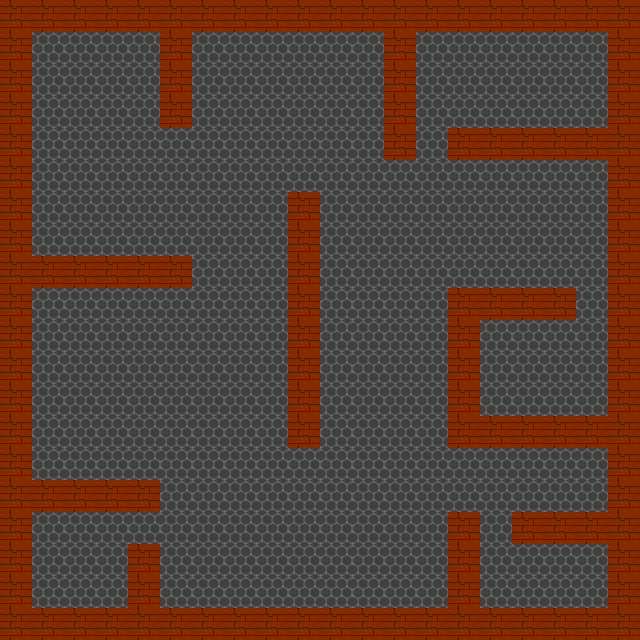

Rendered tile map (Tiled .tmx) drawn with the repository's tilesets; below, a short description and the full map source, tile grids included:
An orthogonal 20x20 tile map with 32x32 px tiles, 2 tile layers (Floor, Tile Layer 2), 2 tilesets and 16 objects.

<map version="1.0" tiledversion="1.0.3" orientation="orthogonal" renderorder="right-down" width="20" height="20" tilewidth="32" tileheight="32" nextobjectid="21">
 <tileset firstgid="1" name="TileSet" tilewidth="32" tileheight="32" tilecount="14" columns="14">
  <image source="TileSet.png" width="452" height="32" />
  <tile id="12">
   <properties>
    <property name="collidable" value="true" />
   </properties>
  </tile>
 </tileset>
 <tileset firstgid="15" name="TileSet" tilewidth="32" tileheight="32" tilecount="14" columns="14">
  <image source="TileSet.png" width="452" height="32" />
  <tile id="12">
   <properties>
    <property name="collidable" value="true" />
   </properties>
  </tile>
 </tileset>
 <layer name="Floor" width="20" height="20">
  <data encoding="csv">
11,11,11,11,11,11,11,11,11,11,11,11,11,11,11,11,11,11,11,11,
11,11,11,11,11,11,11,11,11,11,11,11,11,11,11,11,11,11,11,11,
11,11,11,11,11,11,11,11,11,11,11,11,11,11,11,11,11,11,11,11,
11,11,11,11,11,11,11,11,11,11,11,11,11,11,11,11,11,11,11,11,
11,11,11,11,11,11,11,11,11,11,11,11,11,11,11,11,11,11,11,11,
11,11,11,11,11,11,11,11,11,11,11,11,11,11,11,11,11,11,11,11,
11,11,11,11,11,11,11,11,11,11,11,11,11,11,11,11,11,11,11,11,
11,11,11,11,11,11,11,11,11,11,11,11,11,11,11,11,11,11,11,11,
11,11,11,11,11,11,11,11,11,11,11,11,11,11,11,11,11,11,11,11,
11,11,11,11,11,11,11,11,11,11,11,11,11,11,11,11,11,11,11,11,
11,11,11,11,11,11,11,11,11,11,11,11,11,11,11,11,11,11,11,11,
11,11,11,11,11,11,11,11,11,11,11,11,11,11,11,11,11,11,11,11,
11,11,11,11,11,11,11,11,11,11,11,11,11,11,11,11,11,11,11,11,
11,11,11,11,11,11,11,11,11,11,11,11,11,11,11,11,11,11,11,11,
11,11,11,11,11,11,11,11,11,11,11,11,11,11,11,11,11,11,11,11,
11,11,11,11,11,11,11,11,11,11,11,11,11,11,11,11,11,11,11,11,
11,11,11,11,11,11,11,11,11,11,11,11,11,11,11,11,11,11,11,11,
11,11,11,11,11,11,11,11,11,11,11,11,11,11,11,11,11,11,11,11,
11,11,11,11,11,11,11,11,11,11,11,11,11,11,11,11,11,11,11,11,
11,11,11,11,11,11,11,11,11,11,11,11,11,11,11,11,11,11,11,11
</data>
 </layer>
 <layer name="Tile Layer 2" width="20" height="20">
  <data encoding="csv">
13,13,13,13,13,13,13,13,13,13,13,13,13,13,13,13,13,13,13,13,
13,0,0,0,0,13,0,0,0,0,0,0,13,0,0,0,0,0,0,13,
13,0,0,0,0,13,0,0,0,0,0,0,13,0,0,0,0,0,0,13,
13,0,0,0,0,13,0,0,0,0,0,0,13,0,0,0,0,0,0,13,
13,0,0,0,0,0,0,0,0,0,0,0,13,0,13,13,13,13,13,13,
13,0,0,0,0,0,0,0,0,0,0,0,0,0,0,0,0,0,0,13,
13,0,0,0,0,0,0,0,0,13,0,0,0,0,0,0,0,0,0,13,
13,0,0,0,0,0,0,0,0,13,0,0,0,0,0,0,0,0,0,13,
13,13,13,13,13,13,0,0,0,13,0,0,0,0,0,0,0,0,0,13,
13,0,0,0,0,0,0,0,0,13,0,0,0,0,13,13,13,13,0,13,
13,0,0,0,0,0,0,0,0,13,0,0,0,0,13,0,0,0,0,13,
13,0,0,0,0,0,0,0,0,13,0,0,0,0,13,0,0,0,0,13,
13,0,0,0,0,0,0,0,0,13,0,0,0,0,13,0,0,0,0,13,
13,0,0,0,0,0,0,0,0,13,0,0,0,0,13,13,13,13,13,13,
13,0,0,0,0,0,0,0,0,0,0,0,0,0,0,0,0,0,0,13,
13,13,13,13,13,0,0,0,0,0,0,0,0,0,0,0,0,0,0,13,
13,0,0,0,0,0,0,0,0,0,0,0,0,0,13,0,13,13,13,13,
13,0,0,0,13,0,0,0,0,0,0,0,0,0,13,0,0,0,0,13,
13,0,0,0,13,0,0,0,0,0,0,0,0,0,13,0,0,0,0,13,
13,13,13,13,13,13,13,13,13,13,13,13,13,13,13,13,13,13,13,13
</data>
 </layer>
 <objectgroup name="Walls">
  <properties>
   <property name="collidable" value="true" />
  </properties>
  <object id="1" x="0" y="0" width="640" height="33" />
  <object id="4" x="608.667" y="29.3333" width="31.3333" height="612" />
  <object id="5" x="-3" y="608" width="645" height="32" />
  <object id="6" x="0" y="31" width="30" height="585" />
  <object id="7" x="0" y="255" width="194" height="33" />
  <object id="8" x="6" y="479" width="153" height="33" />
  <object id="9" x="130" y="543" width="29" height="70" />
  <object id="10" x="286" y="190" width="33" height="260" />
  <object id="11" x="161" y="28" width="31" height="99">
   <properties>
    <property name="collidable" value="true" />
   </properties>
  </object>
  <object id="12" x="386" y="31" width="32" height="127" />
  <object id="14" x="448" y="128" width="163" height="34" />
  <object id="15" x="445" y="288" width="131" height="31" />
  <object id="17" x="448" y="314" width="31" height="134" />
  <object id="18" x="477" y="418" width="134" height="29" />
  <object id="19" x="449" y="513" width="31" height="96" />
  <object id="20" x="512" y="512" width="96" height="31" />
 </objectgroup>
</map>